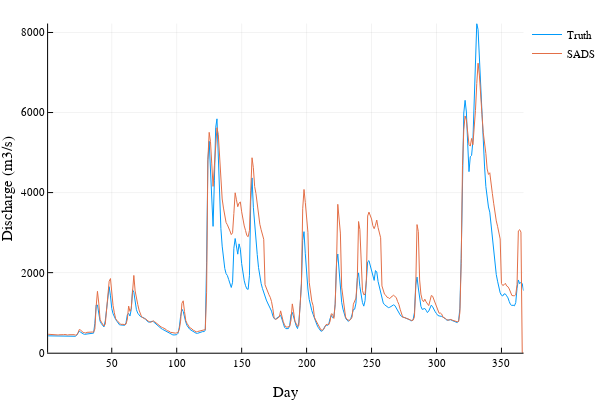

This figure's notebook cell:
### Markdown cell above
Let's compare these initial estimates to the true discharge

### Code cell
Qobs = mean(Q, 1);
plot(Qobs', label="Truth")
plot!(Qest', label="SADS")
ylabel!("Discharge (m3/s)")
xlabel!("Day")

### Figure 1 — Plotly figure (JSON) as saved in the notebook; plotly's stock layout.template omitted (floating-point values rounded to 4 significant figures; data arrays with more than 128 entries replaced by an {"elided": "..."} marker saying what was removed)
{"data": [{"colorbar": {"title": ""}, "legendgroup": "Truth", "line": {"color": "rgba(0, 154, 250, 1.000)", "dash": "solid", "shape": "linear", "width": 1}, "mode": "lines", "name": "Truth", "showlegend": true, "type": "scatter", "x": {"elided": "367 int values"}, "xaxis": "x1", "y": {"elided": "367 float values"}, "yaxis": "y1"}, {"colorbar": {"title": ""}, "legendgroup": "SADS", "line": {"color": "rgba(227, 111, 71, 1.000)", "dash": "solid", "shape": "linear", "width": 1}, "mode": "lines", "name": "SADS", "showlegend": true, "type": "scatter", "x": {"elided": "367 int values"}, "xaxis": "x1", "y": {"elided": "367 float values"}, "yaxis": "y1"}], "layout": {"annotations": [], "height": 400, "legend": {"bgcolor": "rgba(255, 255, 255, 1.000)", "bordercolor": "rgba(0, 0, 0, 1.000)", "font": {"color": "rgba(0, 0, 0, 1.000)", "family": "sans-serif", "size": 11}, "tracegroupgap": 0, "x": 1, "y": 1}, "margin": {"b": 20, "l": 0, "r": 0, "t": 20}, "paper_bgcolor": "rgba(255, 255, 255, 1.000)", "plot_bgcolor": "rgba(255, 255, 255, 1.000)", "showlegend": true, "width": 600, "xaxis": {"anchor": "y1", "domain": [0.09128, 0.9934], "gridcolor": "rgba(0, 0, 0, 0.100)", "gridwidth": 0.5, "linecolor": "rgba(0, 0, 0, 1.000)", "mirror": false, "range": [1, 367], "showgrid": true, "showline": true, "showticklabels": true, "tickangle": 0, "tickcolor": "rgb(0, 0, 0)", "tickfont": {"color": "rgba(0, 0, 0, 1.000)", "family": "sans-serif", "size": 11}, "tickmode": "array", "ticks": "inside", "ticktext": ["50", "100", "150", "200", "250", "300", "350"], "tickvals": [50, 100, 150, 200, 250, 300, 350], "title": "Day", "titlefont": {"color": "rgba(0, 0, 0, 1.000)", "family": "sans-serif", "size": 15}, "type": "-", "visible": true, "zeroline": false, "zerolinecolor": "rgba(0, 0, 0, 1.000)"}, "yaxis": {"anchor": "x1", "domain": [0.07581, 0.9902], "gridcolor": "rgba(0, 0, 0, 0.100)", "gridwidth": 0.5, "linecolor": "rgba(0, 0, 0, 1.000)", "mirror": false, "range": [0, 8223.0], "showgrid": true, "showline": true, "showticklabels": true, "tickangle": 0, "tickcolor": "rgb(0, 0, 0)", "tickfont": {"color": "rgba(0, 0, 0, 1.000)", "family": "sans-serif", "size": 11}, "tickmode": "array", "ticks": "inside", "ticktext": ["0", "2000", "4000", "6000", "8000"], "tickvals": [0, 2000, 4000, 6000, 8000], "title": "Discharge (m3/s)", "titlefont": {"color": "rgba(0, 0, 0, 1.000)", "family": "sans-serif", "size": 15}, "type": "-", "visible": true, "zeroline": false, "zerolinecolor": "rgba(0, 0, 0, 1.000)"}}}
